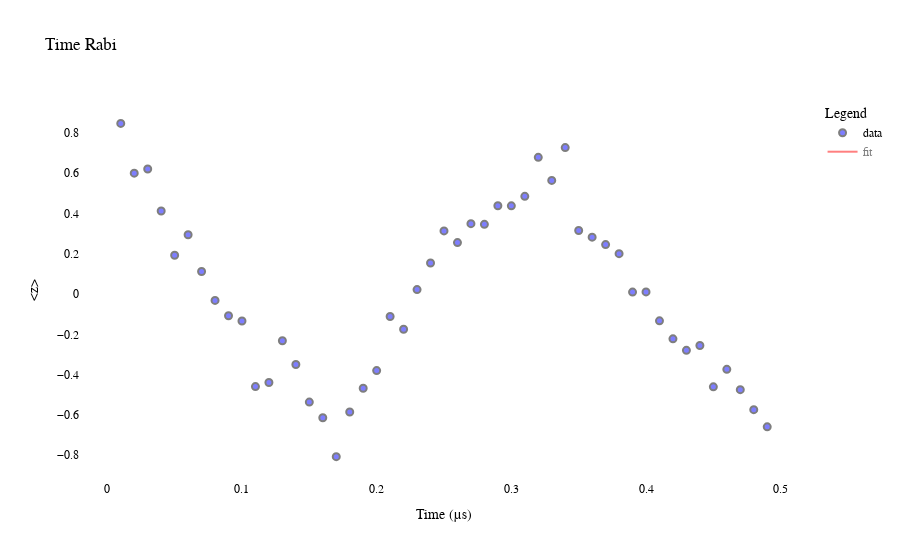

The code cell stored with this chart in its notebook:
### Markdown cell above
### Calibrate single qubit pulse amplitute

### Code cell
rabi = NormalisedRabi(dut_qubit=dut,step=0.01,stop=0.5, amp=0.19905818643939352,update=True)

### Figure 1 — Plotly figure (JSON) as saved in the notebook; plotly's stock layout.template omitted (floating-point values rounded to 4 significant figures; data arrays with more than 128 entries replaced by an {"elided": "..."} marker saying what was removed)
{"data": [{"marker": {"color": "Blue", "line": {"color": "Black", "width": 2}, "opacity": 0.5, "size": 7}, "mode": "markers", "name": "data", "type": "scatter", "x": [0.01, 0.02, 0.03, 0.04, 0.05, 0.06, 0.07, 0.08, 0.09, 0.1, 0.11, 0.12, 0.13, 0.14, 0.15, 0.16, 0.17, 0.18, 0.19, 0.2, 0.21, 0.22, 0.23, 0.24, 0.25, 0.26, 0.27, 0.28, 0.29, 0.3, 0.31, 0.32, 0.33, 0.34, 0.35, 0.36, 0.37, 0.38, 0.39, 0.4, 0.41, 0.42, 0.43, 0.44, 0.45, 0.46, 0.47, 0.48, 0.49], "y": [0.8468, 0.5998, 0.6205, 0.4118, 0.1927, 0.2942, 0.112, -0.0315, -0.1079, -0.1337, -0.4592, -0.4388, -0.2319, -0.3495, -0.536, -0.6138, -0.8067, -0.5851, -0.4676, -0.38, -0.1115, -0.1746, 0.02219, 0.1541, 0.3131, 0.2554, 0.3493, 0.3458, 0.4382, 0.4375, 0.4846, 0.6782, 0.5637, 0.7268, 0.3155, 0.2822, 0.2453, 0.2003, 0.009546, 0.01054, -0.1331, -0.2224, -0.2795, -0.2554, -0.4605, -0.3737, -0.4743, -0.5737, -0.6589]}, {"line": {"color": "Red"}, "mode": "lines", "name": "fit", "type": "scatter", "visible": "legendonly", "x": {"elided": "245 float values"}, "y": {"elided": "245 float values"}}], "layout": {"font": {"color": "Black", "family": "Courier New, monospace", "size": 12}, "legend": {"title": {"text": "Legend"}}, "plot_bgcolor": "white", "title": {"text": "Time Rabi"}, "xaxis": {"title": {"text": "Time (µs)"}}, "yaxis": {"title": {"text": "<z>"}}}}
